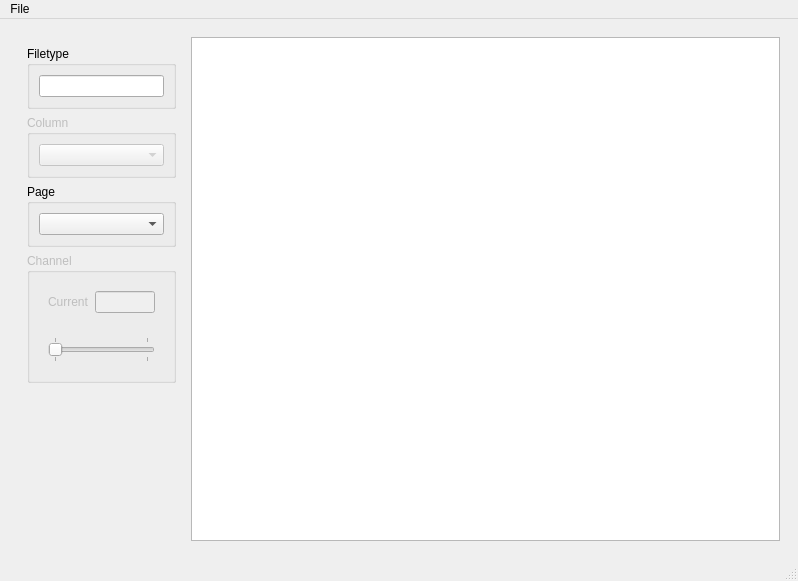
<?xml version="1.0" encoding="UTF-8"?>
<ui version="4.0">
 <class>MainWindow</class>
 <widget class="QMainWindow" name="MainWindow">
  <property name="geometry">
   <rect>
    <x>0</x>
    <y>0</y>
    <width>798</width>
    <height>581</height>
   </rect>
  </property>
  <property name="windowTitle">
   <string>squidplot</string>
  </property>
  <widget class="QWidget" name="centralwidget">
   <layout class="QVBoxLayout" name="verticalLayout">
    <item>
     <widget class="QWidget" name="innerwidget" native="true">
      <layout class="QHBoxLayout" name="horizontalLayout_4">
       <item>
        <widget class="QWidget" name="controlWidget" native="true">
         <property name="sizePolicy">
          <sizepolicy hsizetype="Maximum" vsizetype="Preferred">
           <horstretch>0</horstretch>
           <verstretch>0</verstretch>
          </sizepolicy>
         </property>
         <layout class="QVBoxLayout" name="verticalLayout_3">
          <item>
           <widget class="QGroupBox" name="filetypeGroupBox">
            <property name="enabled">
             <bool>true</bool>
            </property>
            <property name="title">
             <string>Filetype</string>
            </property>
            <layout class="QVBoxLayout" name="verticalLayout_2">
             <item>
              <widget class="QLineEdit" name="filetypeLineEdit">
               <property name="maximumSize">
                <size>
                 <width>200</width>
                 <height>16777215</height>
                </size>
               </property>
               <property name="readOnly">
                <bool>true</bool>
               </property>
              </widget>
             </item>
            </layout>
           </widget>
          </item>
          <item>
           <widget class="QGroupBox" name="columnGroupBox">
            <property name="enabled">
             <bool>false</bool>
            </property>
            <property name="title">
             <string>Column</string>
            </property>
            <layout class="QVBoxLayout" name="verticalLayout_4">
             <item>
              <widget class="QComboBox" name="columnComboBox"/>
             </item>
            </layout>
           </widget>
          </item>
          <item>
           <widget class="QGroupBox" name="pageGroupBox">
            <property name="title">
             <string>Page</string>
            </property>
            <layout class="QVBoxLayout" name="verticalLayout_5">
             <item>
              <widget class="QComboBox" name="pageComboBox"/>
             </item>
            </layout>
           </widget>
          </item>
          <item>
           <widget class="QGroupBox" name="channelGroupBox">
            <property name="enabled">
             <bool>false</bool>
            </property>
            <property name="title">
             <string>Channel</string>
            </property>
            <layout class="QVBoxLayout" name="verticalLayout_6">
             <item>
              <widget class="QWidget" name="chwidget1" native="true">
               <layout class="QHBoxLayout" name="horizontalLayout_5">
                <item>
                 <widget class="QLabel" name="plotlabel">
                  <property name="text">
                   <string>Current</string>
                  </property>
                 </widget>
                </item>
                <item>
                 <widget class="QLineEdit" name="channelLineEdit">
                  <property name="minimumSize">
                   <size>
                    <width>60</width>
                    <height>0</height>
                   </size>
                  </property>
                  <property name="maximumSize">
                   <size>
                    <width>60</width>
                    <height>16777215</height>
                   </size>
                  </property>
                  <property name="readOnly">
                   <bool>true</bool>
                  </property>
                 </widget>
                </item>
               </layout>
              </widget>
             </item>
             <item>
              <widget class="QWidget" name="chwidget2" native="true">
               <layout class="QVBoxLayout" name="verticalLayout_7">
                <item>
                 <widget class="QSlider" name="channelSlider">
                  <property name="maximum">
                   <number>1</number>
                  </property>
                  <property name="orientation">
                   <enum>Qt::Horizontal</enum>
                  </property>
                  <property name="tickPosition">
                   <enum>QSlider::TicksBothSides</enum>
                  </property>
                  <property name="tickInterval">
                   <number>1</number>
                  </property>
                 </widget>
                </item>
               </layout>
              </widget>
             </item>
            </layout>
           </widget>
          </item>
          <item>
           <spacer name="verticalSpacer">
            <property name="orientation">
             <enum>Qt::Vertical</enum>
            </property>
            <property name="sizeHint" stdset="0">
             <size>
              <width>20</width>
              <height>40</height>
             </size>
            </property>
           </spacer>
          </item>
         </layout>
        </widget>
       </item>
       <item>
        <widget class="PlotWidget" name="plotwidget"/>
       </item>
      </layout>
     </widget>
    </item>
   </layout>
  </widget>
  <widget class="QMenuBar" name="menubar">
   <property name="geometry">
    <rect>
     <x>0</x>
     <y>0</y>
     <width>798</width>
     <height>22</height>
    </rect>
   </property>
   <widget class="QMenu" name="menuFile">
    <property name="title">
     <string>File</string>
    </property>
    <addaction name="actionOpen"/>
    <addaction name="actionExit"/>
   </widget>
   <addaction name="menuFile"/>
  </widget>
  <widget class="QStatusBar" name="statusbar"/>
  <action name="actionOpen">
   <property name="text">
    <string>Open</string>
   </property>
  </action>
  <action name="actionExit">
   <property name="text">
    <string>Exit</string>
   </property>
  </action>
 </widget>
 <customwidgets>
  <customwidget>
   <class>PlotWidget</class>
   <extends>QGraphicsView</extends>
   <header>pyqtgraph</header>
  </customwidget>
 </customwidgets>
 <resources/>
 <connections/>
</ui>
